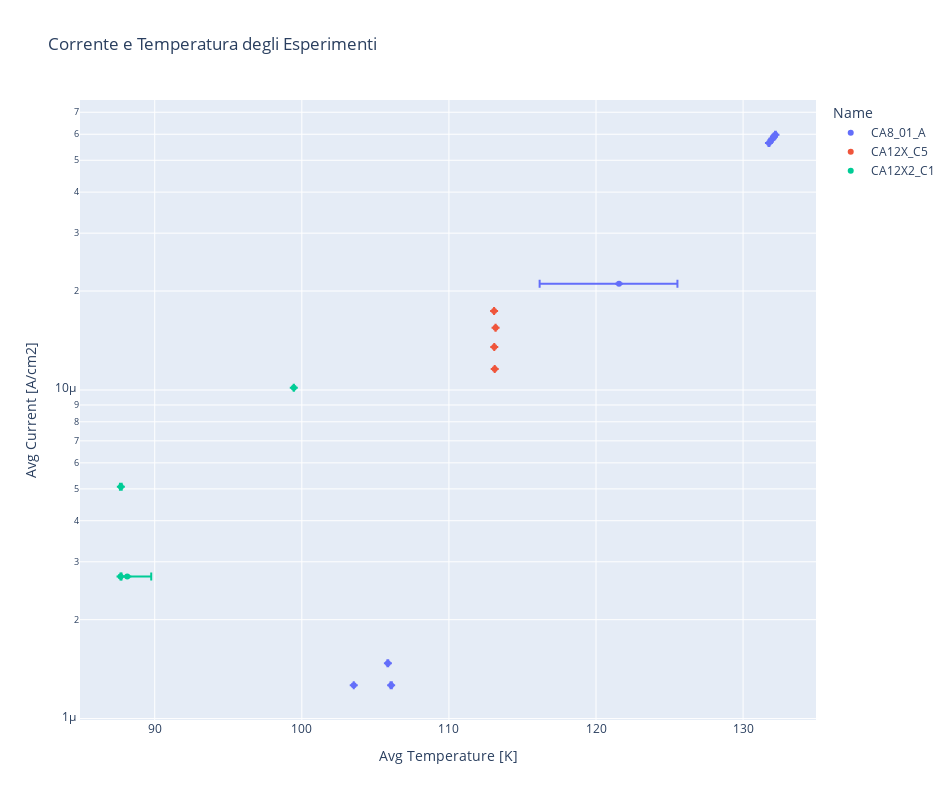

This figure's notebook cell:
### Markdown cell above
### Distribuzione degli esperimenti in funzione della temperatura e della corrente

### Code cell
# Distribuzione in funzione della temperatura e della corrente
fig = px.scatter(df_fixed, x='Avg Temperature [K]', y='Avg Current [A/cm2]', 
title='Corrente e Temperatura degli Esperimenti',
color="Name", hover_name="Experiment", log_y=True, error_y='e_j_plus', 
error_y_minus='e_j_minus', error_x='e_t_plus', error_x_minus='e_t_minus',
width=952, height=800)
fig.show()

### Figure 1 — Plotly figure (JSON) as saved in the notebook; plotly's stock layout.template omitted (floating-point values rounded to 4 significant figures)
{"data": [{"error_x": {"array": [0.02031, 3.972, 0.02788, 0.04527, 0.001282, 0.04379, 0.03426, 0.02943], "arrayminus": [0.03303, 5.397, 0.02845, 0.03846, 0.001936, 0.04613, 0.03589, 0.02944]}, "error_y": {"array": [6.353e-22, 3.388e-21, 0, -2.118e-22, -4.235e-22, -1.355e-20, 0, 0], "arrayminus": [-6.353e-22, -3.388e-21, 0, 2.118e-22, 4.235e-22, 1.355e-20, 0, 0]}, "hovertemplate": "<b>%{hovertext}</b><br><br>Name=CA8_01_A<br>Avg Temperature [K]=%{x}<br>Avg Current [A/cm2]=%{y}<extra></extra>", "hovertext": ["CA8_01_A_square_waveform_value_3.5e-08A-20220422142852", "CA8_01_A_at_fixed_current_5e-7A-20220422113350", "CA8_01_A_at_fixed_current_1.42e-6A-20220421121309", "CA8_01_A_square_waveform_value_3e-08A-20220422141850", "CA8_01_A_at_fixed_current_3e-8A-20220422093131", "CA8_01_A_at_fixed_current_1.38e-6A-20220421120616", "CA8_01_A_at_fixed_current_1.40e-6A-20220421120923", "CA8_01_A_at_fixed_current_1.34e-6A-20220421120127"], "legendgroup": "CA8_01_A", "marker": {"color": "#636efa", "symbol": "circle"}, "mode": "markers", "name": "CA8_01_A", "orientation": "v", "showlegend": true, "type": "scatter", "x": [105.9, 121.6, 132.2, 106.1, 103.5, 132.0, 132.1, 131.8], "xaxis": "x", "y": [1.474e-06, 2.105e-05, 5.979e-05, 1.263e-06, 1.263e-06, 5.811e-05, 5.895e-05, 5.642e-05], "yaxis": "y"}, {"error_x": {"array": [0.001829, 0.007885, 0.002397, 0.001819], "arrayminus": [0.00181, 0.007264, 0.001696, 0.001336]}, "error_y": {"array": [0, 0, 0, 0], "arrayminus": [0, 0, 0, 0]}, "hovertemplate": "<b>%{hovertext}</b><br><br>Name=CA12X_C5<br>Avg Temperature [K]=%{x}<br>Avg Current [A/cm2]=%{y}<extra></extra>", "hovertext": ["CA12X_C5_at_fixed_current_3.5e-7A-20220413144545", "CA12X_C5_at_fixed_current_4e-7A-20220413143802", "CA12X_C5_at_fixed_current_3e-7A-20220413144233", "CA12X_C5_at_fixed_current_4.5e-7A-20220413144649"], "legendgroup": "CA12X_C5", "marker": {"color": "#EF553B", "symbol": "circle"}, "mode": "markers", "name": "CA12X_C5", "orientation": "v", "showlegend": true, "type": "scatter", "x": [113.1, 113.2, 113.1, 113.1], "xaxis": "x", "y": [1.352e-05, 1.546e-05, 1.159e-05, 1.739e-05], "yaxis": "y"}, {"error_x": {"array": [0.004438, 1.628, 0.05805, 0.008821], "arrayminus": [0.004854, 0.3896, 0.06165, 0.008525]}, "error_y": {"array": [0, 0, 8.47e-22, 0], "arrayminus": [0, 0, -8.47e-22, 0]}, "hovertemplate": "<b>%{hovertext}</b><br><br>Name=CA12X2_C1<br>Avg Temperature [K]=%{x}<br>Avg Current [A/cm2]=%{y}<extra></extra>", "hovertext": ["CA12X2_C1_current_square_waveform_value_1.6e-07A-20220428171247", "CA12X2_C1_at_fixed_current_1.6e-7A-20220428174333", "CA12X2_C1_current_square_waveform_value_3e-07A-20220428163159", "CA12X2_C1_at_fixed_current_6e-7A-20220428175416"], "legendgroup": "CA12X2_C1", "marker": {"color": "#00cc96", "symbol": "circle"}, "mode": "markers", "name": "CA12X2_C1", "orientation": "v", "showlegend": true, "type": "scatter", "x": [87.68, 88.13, 87.7, 99.45], "xaxis": "x", "y": [2.708e-06, 2.708e-06, 5.078e-06, 1.016e-05], "yaxis": "y"}], "layout": {"height": 800, "legend": {"title": {"text": "Name"}, "tracegroupgap": 0}, "title": {"text": "Corrente e Temperatura degli Esperimenti"}, "width": 952, "xaxis": {"anchor": "y", "domain": [0, 1], "title": {"text": "Avg Temperature [K]"}}, "yaxis": {"anchor": "x", "domain": [0, 1], "title": {"text": "Avg Current [A/cm2]"}, "type": "log"}}}
